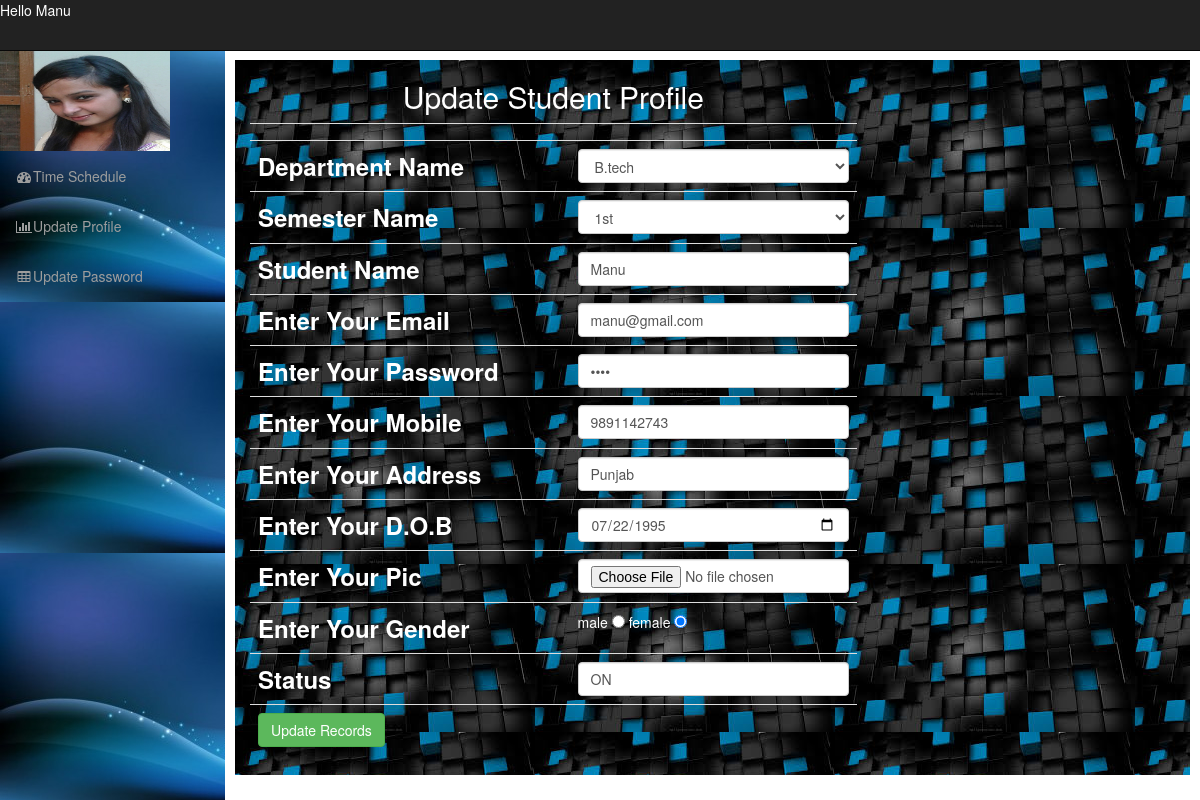
The page /student/studentdashboard.php?info=updateprofile&img=20141011_164534-1.jpg (signed in) on the database its author committed.
### tables this page shows
CREATE TABLE IF NOT EXISTS `student` (
  `stu_id` int(11) NOT NULL AUTO_INCREMENT,
  `name` char(50) NOT NULL,
  `eid` varchar(50) NOT NULL,
  `password` varchar(20) NOT NULL,
  `mob` bigint(20) NOT NULL,
  `address` varchar(1000) NOT NULL,
  `department_id` int(11) NOT NULL,
  `sem_id` int(11) NOT NULL,
  `dob` date NOT NULL,
  `pic` varchar(255) NOT NULL,
  `gender` enum('f','m') NOT NULL,
  `status` varchar(50) NOT NULL,
  `date` date NOT NULL,
  PRIMARY KEY (`stu_id`),
  UNIQUE KEY `eid` (`eid`),
  FULLTEXT KEY `name` (`name`)
);

CREATE TABLE IF NOT EXISTS `department` (
  `department_id` int(11) NOT NULL AUTO_INCREMENT,
  `department_name` varchar(50) NOT NULL,
  PRIMARY KEY (`department_id`),
  FULLTEXT KEY `course_name` (`department_name`)
);

CREATE TABLE IF NOT EXISTS `semester` (
  `sem_id` int(11) NOT NULL AUTO_INCREMENT,
  `semester_name` varchar(20) DEFAULT NULL,
  `department_id` int(11) NOT NULL,
  PRIMARY KEY (`sem_id`),
  KEY `course_id` (`department_id`)
);

### student/updateprofile.php (the view, shortened to what this page needs)
<?php
include('../config.php');
$q=mysqli_query($con,"select * from student  where  stu_id='".$_SESSION['stu_id']."'");
$res=mysqli_fetch_array($q);
extract($_POST);
	?>
<div class="row">
<div class="col-sm-8" >
<h2><font color="#FFFFFF">Update Student Profile</font></h2>
<form method="POST" enctype="multipart/form-data">
  <table border="0" class="table">
  <tr>
  <td colspan="2"><?php echo @$err; ?></td>
  </tr>
  <tr>
    <th width="237" scope="row"><font color="#FFFFFF" size="+2">Department Name</font> </th>
    <td width="213">
	<select name="course" onChange="showSemester(this.value)" class="form-control">
	<?php
	$cou=mysqli_query($con,"select * from department");
	while($c=mysqli_fetch_array($cou))
	{
	$c_id=$c[0];
	?>
	<option value='<?php echo $c_id; ?>' <?php if($c_id==$res['department_id']){echo "selected";} ?>>
	<?php echo $c[1]; ?>
	</option>
	<?php
	}
	?>
    </select>
	</td>
	</tr>
    <tr>
    <th width="237" scope="row"><font color="#FFFFFF" size="+2">Semester Name</font> </th>
    <td width="213">
	<select name="semester" id="semester" class="form-control">
	<?php
	$sem=mysqli_query($con,"select * from semester where department_id='".$res['department_id']."'");
	while($s=mysqli_fetch_array($sem))
	{
	$s_id=$s[0];
	?>
	<option value='<?php echo $s_id; ?>' <?php if($s_id==$res['sem_id']){echo "selected";} ?>>
	<?php echo $s[1]; ?>
	</option>
	<?php
	}
	?>
    </select>
	</td>
	</tr>
   <tr>
    <th width="237" scope="row"><font color="#FFFFFF" size="+2">Student Name </font></th>
    <td width="213"><input type="text" name="name" class="form-control" placeholder="enter your name" value="<?php echo $res['name'];?>"/></td>
  </tr>
  <th scope="row"><font color="#FFFFFF" size="+2">Enter Your Email </font></th>
    <td><input type="email" name="eid" class="form-control" placeholder="enter your email" value="<?php echo $res['eid'];?>" /></td>
  <th scope="row"><font color="#FFFFFF" size="+2">Enter Your Password </font></th>
    <td><input type="password" name="p" class="form-control" placeholder="enter your Password" value="<?php echo $res['password'];?>" /></td>
  <tr>
    <th scope="row"><font color="#FFFFFF" size="+2">Enter Your Mobile</font> </th>
    <td><input type="number" name="mobile" class="form-control" placeholder="enter your mobile" value="<?php echo $res['mob'];?>"/></td>
  </tr>
  <tr>
    <th scope="row"><font color="#FFFFFF" size="+2">Enter Your Address</font></th>
    <td><input type="text" name="address" class="form-control" placeholder="enter your address" value="<?php echo $res['address'];?>" /></td>
  </tr>
  <tr>
    <th scope="row"><font color="#FFFFFF" size="+2">Enter Your D.O.B</font></th>
    <td><input type="date" name="dob" class="form-control" placeholder="enter your D.O.B" value="<?php echo $res['dob']; ?>"/></td>
  </tr>
   <tr>
    <th scope="row"><font color="#FFFFFF" size="+2">Enter Your Pic</font></th>
    <td><input type="file" name="pic" class="form-control" placeholder="enter your Pic" value="<?php echo $res['pic']; ?>"/></td>
  </tr>
   <tr>
    <th scope="row"><font color="#FFFFFF" size="+2">Enter Your Gender</font></th>
    <td><font color="#FFFFFF">male</font>
    <input type="radio" value="m" id="gen" name="gen" <?php if($res['gender']=="m"){echo "checked";} ?>/>
	<font color="#FFFFFF">female</font>
    <input type="radio"value="f" id="gen" name="gen" <?php if($res['gender']=="f"){echo "checked";} ?>/></td>
  </tr>
  <tr>
    <th scope="row"><font color="#FFFFFF" size="+2">Status</font></th>
    <td><input type="text" name="status" class="form-control" placeholder="enter your Status" value="<?php echo $res['status'];?>"/></td>
  </tr>
    <th colspan="2" scope="row" align="center">
<input type="submit" value="Update Records" name="update" class="btn btn-success"/>
	</th>
</table>
</form>
</div>
</div>

### student/css/sb-admin.css (style rules this page uses)
body { margin-top: 100px; }
@media (min-width:768px) { body { margin-top: 50px; } }

### rows shown on the page
student: course "B.tech", semester "1st", name "Manu", eid "manu@gmail.com", mobile "9891142743", address "Punjab", dob "07/22/1995", gender "☑", status "ON"

### other values the page prints
$_SESSION['name'] "Manu"
